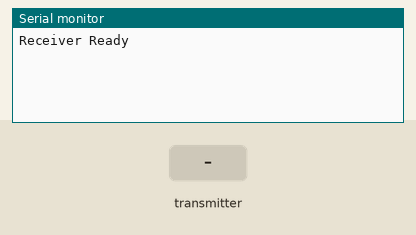
A sketch run on a simulated ESP32. Shown: the last lines printed to the serial monitor. The test bench sets the inputs (shaded band).

Above: at 1.2 s.
1.3 s: the transmitter starts sending dataReady = 0
At 1.66 s:
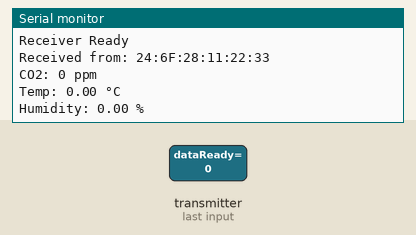
2.8 s: the transmitter starts sending co2Concentration = 1024
4.3 s: the transmitter starts sending temperature = 25
5.8 s: the transmitter starts sending relativeHumidity = 25
At 6.16 s:
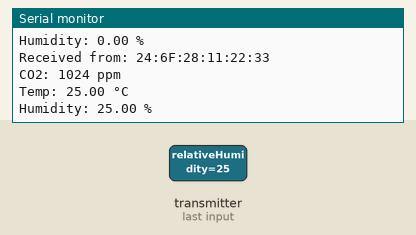
7.3 s: the transmitter starts sending co2Concentration = 2048
8.8 s: the transmitter starts sending temperature = 50
Timing chart, 0 to 11.3 s (numbered marks = the images above; inputs shaded):
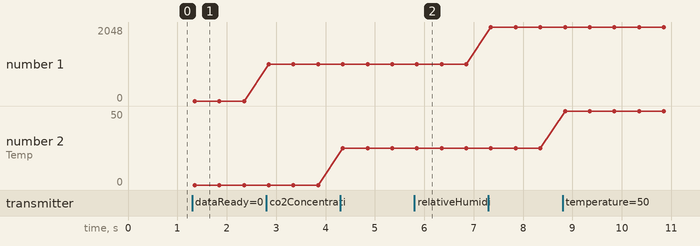

Measured:
- after the input at 1.3 s, the serial monitor: prints a new line after 0.05 s (image 1)
- after the input at 5.8 s, the serial monitor: prints a new line after 0.05 s (image 2)
- plotted number 1: 0 → 1024 after the input at 2.8 s, 1024 → 2048 after the input at 7.3 s
- plotted number 2: 0 → 25 after the input at 4.3 s, 25 → 50 after the input at 8.8 s

The sketch:

Receiver_01.ino
```cpp
#include <esp_now.h>
#include <WiFi.h>

typedef struct struct_message {
    bool dataReady;
    uint16_t co2Concentration;
    float temperature;
    float relativeHumidity;
} struct_message;

void OnDataRecv(const esp_now_recv_info_t *esp_now_info, const uint8_t *incomingData, int data_len) {
    const uint8_t *mac_addr = esp_now_info->src_addr;

    struct_message receivedData;
    memcpy(&receivedData, incomingData, sizeof(receivedData));

    Serial.print("Received from: ");
    for (int i = 0; i < 6; i++) {
        Serial.print(mac_addr[i], HEX);
        if (i < 5) Serial.print(":");
    }
    Serial.println();

    if (data_len == sizeof(struct_message)) {
        Serial.print("CO2: "); Serial.print(receivedData.co2Concentration); Serial.println(" ppm");
        Serial.print("Temp: "); Serial.print(receivedData.temperature); Serial.println(" °C");
        Serial.print("Humidity: "); Serial.print(receivedData.relativeHumidity); Serial.println(" %");
    } else {
        Serial.println("Invalid data length received");
    }
}

void setup() {
    Serial.begin(115200);
    WiFi.mode(WIFI_STA);

    if (esp_now_init() != ESP_OK) {
        Serial.println("ESP-NOW init failed");
        return;
    }

    esp_now_register_recv_cb(OnDataRecv);

    Serial.println("Receiver Ready");
}

void loop() {}
```
